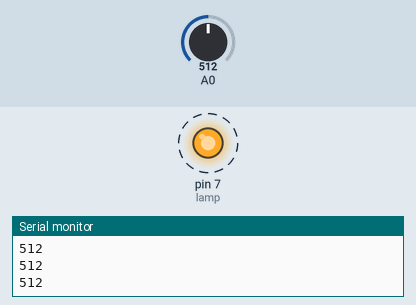
This sketch was run on a simulated Arduino Uno, built with avr-gcc and run on an emulated ATmega328P. Parts: output pins drawn as LEDs (lit = HIGH), the last lines printed to the serial monitor. Dashed ring = blinking. The inputs (shaded band) are chosen by the test bench; at power-on: A0 = 512.

Above: at 1.26 s.
1.3 s: A0 set to 590
4.3 s: A0 set to 612
At 5.2 s:
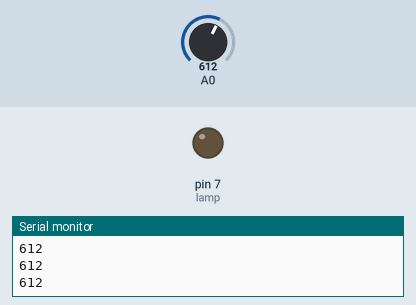
5.8 s: A0 set to 511
At 6.03 s:
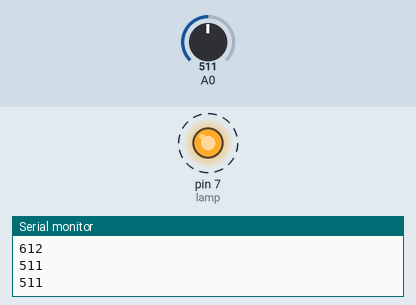
8.8 s: A0 set to 610
At 8.8 s:
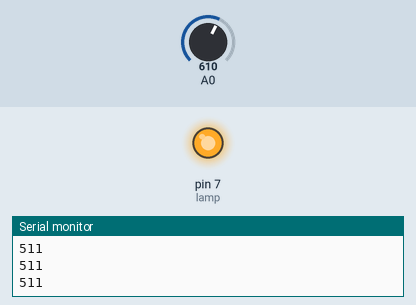
Timing chart, 0 to 11.3 s (numbered marks = the images above; inputs shaded):
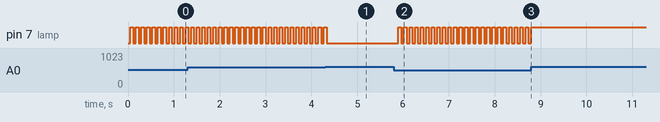

Measured:
- the behaviour switches between 599 and 600 on A0 (found by bisection; images 0 and 1)
- after the input at 4.3 s, pin 7 (lamp): goes on until 4.3 s, then stays LOW
- after the input at 5.8 s, pin 7 (lamp): alternates HIGH for 0.06 s and LOW for 0.06 s, starting after 0.10 s
- after the input at 8.8 s, pin 7 (lamp): stops changing and stays HIGH
- by itself, pin 7 (lamp): alternates HIGH for 0.06 s and LOW for 0.06 s

The sketch:

LDR.ino
```cpp
const int lamp = 7;
boolean x = true;

void setup() {
  Serial.begin(9600);
  pinMode(lamp , OUTPUT);

}

void loop() {
  int c = analogRead(A0);
  delay(50);
if ( c<600 && x == true){
  digitalWrite(7,HIGH);
   x = false;
   delay(10);
  }
else if ( c <600 && x == false){
  x = true;
  digitalWrite(7,LOW);
  delay(10);
  }
  Serial.println(c);
}
```
